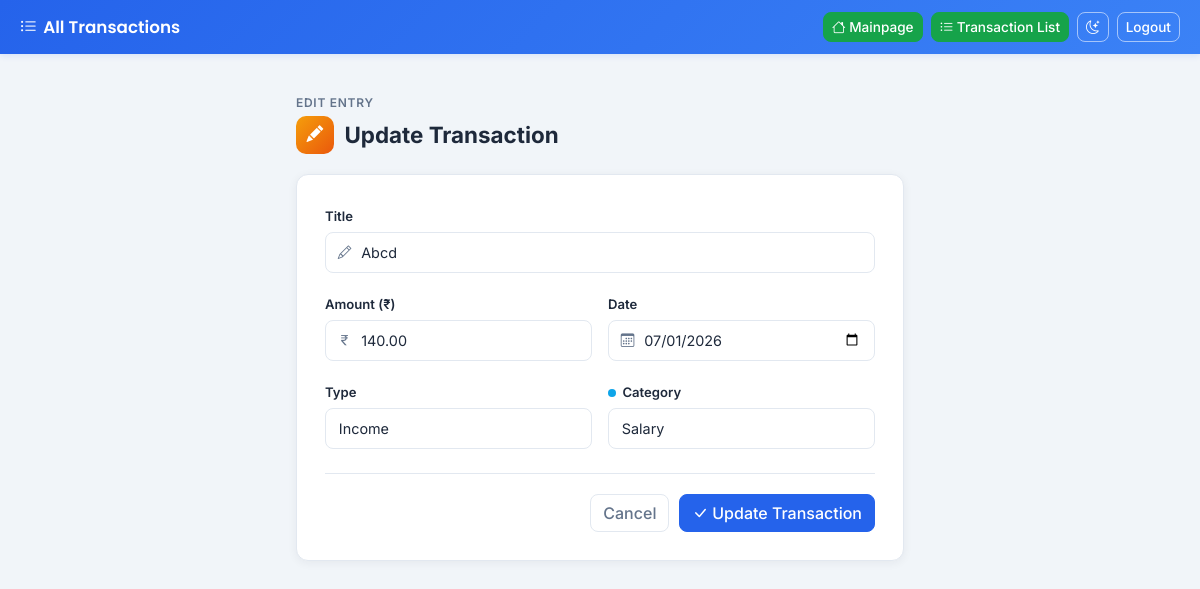
The app's page /update_transaction/21/ (signed in) with its own data.
### expenses/models.py (models this page shows)
class Transactions(models.Model):
    user = models.ForeignKey(User, on_delete=models.CASCADE)
    title = models.CharField(max_length=100)
    amount = models.DecimalField(max_digits=10, decimal_places=2)
    type_choices=[
        ("Income","Income"),
        ("Expense","Expense"),
    ]
    types=models.CharField(
        max_length=10,choices=type_choices,default="Income")
    category = models.CharField(
        max_length=20,choices=category_choices,default="Salary")
    date = models.DateField(default=timezone.now)
    created_at= models.DateTimeField(auto_now_add=True)

### expenses/views.py (the view, shortened to what this page needs)
# urls.py: path("update_transaction/<int:id>/",update_transaction,name="update_transaction"),
def update_transaction(request,id):
    queryset=Transactions.objects.get(user=request.user,id=id)
    return render(request,"expenses/update_transaction.html",{"task": queryset})

### expenses/templates/expenses/update_transaction.html (shortened to what this page needs)
<!doctype html>
<html lang="en">
  <head>
    <link href="https://cdn.jsdelivr.net/npm/bootstrap@5.3.0/dist/css/bootstrap.min.css" rel="stylesheet">
    <link rel="stylesheet" href="https://cdn.jsdelivr.net/npm/bootstrap-icons@1.11.3/font/bootstrap-icons.css">
  </head>
  <body>
    <nav class="navbar" id="mainNavbar">
      <a class="navbar-brand" href="/tasks/"><i class="bi bi-list-ul"></i>All Transactions</a>
      <div class="nav-actions">
        <a href="{% url 'mainpage' %}" class="btn btn-success btn-sm">
          <i class="bi bi-house"></i> Mainpage
        </a>
        <a href="/transactions/" class="btn btn-success btn-sm">
          <i class="bi bi-list-ul"></i> Transaction List
        </a>
        <button type="button" class="btn btn-outline-secondary btn-sm" id="themeToggle" title="Toggle dark mode">
          <i class="bi bi-moon-stars"></i>
        </button>
        <form class="d-flex mb-0" role="search">
          {% if request.user.is_authenticated %}
            <a href='/logout/' class="btn btn-outline-secondary btn-sm">Logout</a>
          {% else %}
            <a href='/login/' class="btn btn-success btn-sm">Login</a>
          {% endif %}
        </form>
      </div>
    </nav>
    <div class="page-wrap">
      <div class="page-eyebrow">Edit entry</div>
      <div class="page-title">
        <span class="page-title-icon"><i class="bi bi-pencil-fill"></i></span>
        Update Transaction
      </div>
      <div class="form-card">
        <form method="post">
          <div class="mb-field">
            <label class="form-label" for="title">Title</label>
            <div class="input-icon">
              <input type="text" class="form-control" id="title" name="title" value="{{ task.title }}" required>
            </div>
          </div>
          <div class="row-2 mb-field">
            <div>
              <label class="form-label" for="amount">Amount (₹)</label>
              <div class="input-icon">
                <input type="number" class="form-control" id="amount" name="amount" step="10" value="{{ task.amount }}" required>
              </div>
            </div>
            <div>
              <label class="form-label" for="date">Date</label>
              <div class="input-icon">
                <input type="date" class="form-control" id="date" name="date" value="{{ task.date|date:'Y-m-d' }}">
              </div>
            </div>
          </div>
          <div class="row-2 mb-field">
            <div>
              <label class="form-label" for="types">Type</label>
              <select class="form-select" id="types" name="types" required>
                <option value="Income" {% if task.types == "Income" %}selected{% endif %}>Income</option>
              </select>
            </div>
            <div>
              <label class="form-label" for="category">
                <span id="categoryDot"></span>Category
              </label>
              <select class="form-select" id="category" name="category" required>
                <option value="Salary" {% if task.category == "Salary" %}selected{% endif %}>Salary</option>
              </select>
            </div>
          </div>
          <div class="form-actions">
            <a href="{% url 'transactions' %}" class="btn btn-outline-secondary">Cancel</a>
            <button type="submit" class="btn btn-primary">
              <i class="bi bi-check-lg"></i> Update Transaction
            </button>
          </div>
        </form>
      </div>
    </div>
  </body>
</html>

### expenses/templates/expenses/update_transaction.html (style rules this page uses)
:root { --bg: #F1F5F9; --card: #FFFFFF; --primary: #2563EB; --text: #1E293B; --text-muted: #64748B; --border: #E2E8F0; --btn-add: #16A34A; --btn-reset: #64748B; --cat-food: #F59E0B; --cat-groceries: #16A34A; --cat-travel: #2563EB; --cat-shopping: #A855F7; --cat-entertainment: #EC4899; --cat-bills: #DC2626; --cat-investment: #0EA5E9; --cat-salary: #0EA5E9; --cat-other: #64748B; --radius: 12px; --shadow: 0 2px 10px rgba(30, 41, 59, 0.06); --shadow-hover: 0 10px 24px rgba(30, 41, 59, 0.10); }
body { background: var(--bg); color: var(--text); font-family: "Inter", sans-serif; min-height: 100vh; transition: background .25s ease, color .25s ease; }
h1, h5, .navbar-brand { font-family: "Poppins", sans-serif; }
.navbar { background: linear-gradient(135deg, #2563EB, #3B82F6) !important; border-bottom: none; padding: .6rem 1.25rem !important; position: sticky; top: 0; z-index: 20; box-shadow: 0 2px 6px rgba(37, 99, 235, 0.12); transition: box-shadow .2s ease, background .25s ease; display: flex; align-items: center; flex-wrap: wrap; gap: .5rem; }
.navbar-brand { color: #fff !important; font-weight: 600; font-size: 1.05rem; }
.navbar-brand i { margin-right: .4rem; }
.navbar .btn { border-radius: 8px; font-weight: 500; font-size: .85rem; }
.navbar .btn-success { background: var(--btn-add); border-color: var(--btn-add); }
.navbar .btn-outline-secondary { color: #fff; border-color: rgba(255,255,255,.55); background: transparent; }
.navbar .nav-actions { display: flex; align-items: center; gap: .5rem; margin-left: auto; }
.page-wrap { max-width: 640px; margin: 2.5rem auto; padding: 0 1rem; }
.page-eyebrow { font-size: .75rem; font-weight: 600; letter-spacing: .06em; text-transform: uppercase; color: var(--text-muted); margin-bottom: .2rem; }
.page-title { font-size: 1.4rem; font-weight: 700; margin-bottom: 1.25rem; display: flex; align-items: center; gap: .65rem; }
.page-title-icon { width: 38px; height: 38px; border-radius: 10px; display: flex; align-items: center; justify-content: center; background: linear-gradient(135deg, #F59E0B, #EA580C); color: #fff; font-size: 1.05rem; flex-shrink: 0; }
.form-card { background: var(--card); border: 1px solid var(--border); border-radius: var(--radius); box-shadow: var(--shadow); padding: 1.75rem; transition: transform .18s ease, box-shadow .18s ease, background .25s ease, border-color .25s ease; animation: fadeInUp .35s ease; }
.form-label { font-weight: 600; font-size: .82rem; color: var(--text); margin-bottom: .35rem; }
.input-icon { position: relative; }
.input-icon .form-control, .input-icon .form-select { padding-left: 2.2rem; }
.form-control, .form-select { border-radius: 8px; border: 1px solid var(--border); background: var(--card); color: var(--text); padding: .55rem .8rem; font-size: .9rem; transition: border-color .15s ease, box-shadow .15s ease, background .15s ease, color .15s ease; }
#categoryDot { display: inline-block; width: 8px; height: 8px; border-radius: 50%; background: var(--cat-salary); margin-right: .4rem; transition: background .15s ease; }
.mb-field { margin-bottom: 1.1rem; }
.row-2 { display: grid; grid-template-columns: 1fr 1fr; gap: 1rem; }
.form-actions { display: flex; justify-content: flex-end; gap: .6rem; margin-top: 1.5rem; padding-top: 1.25rem; border-top: 1px solid var(--border); }
.btn { border-radius: 8px; font-weight: 500; }
.btn-primary { background: var(--primary); border-color: var(--primary); }
.btn-outline-secondary { color: var(--btn-reset); border-color: var(--border); }

### records on screen
Transactions: title "Abcd", amount "140.00", date "07/01/2026", types "Income", category "Salary"
